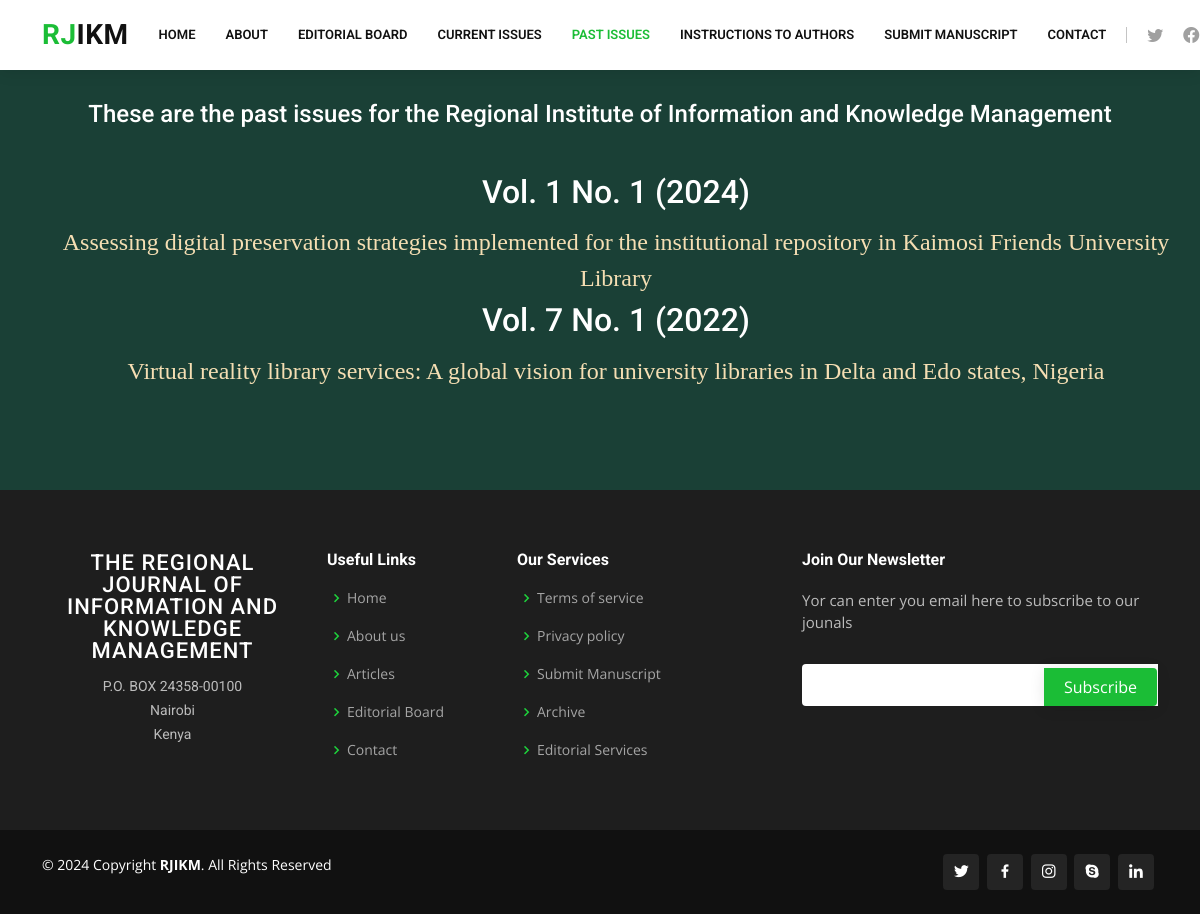
Before: /archives/ with the older database file.
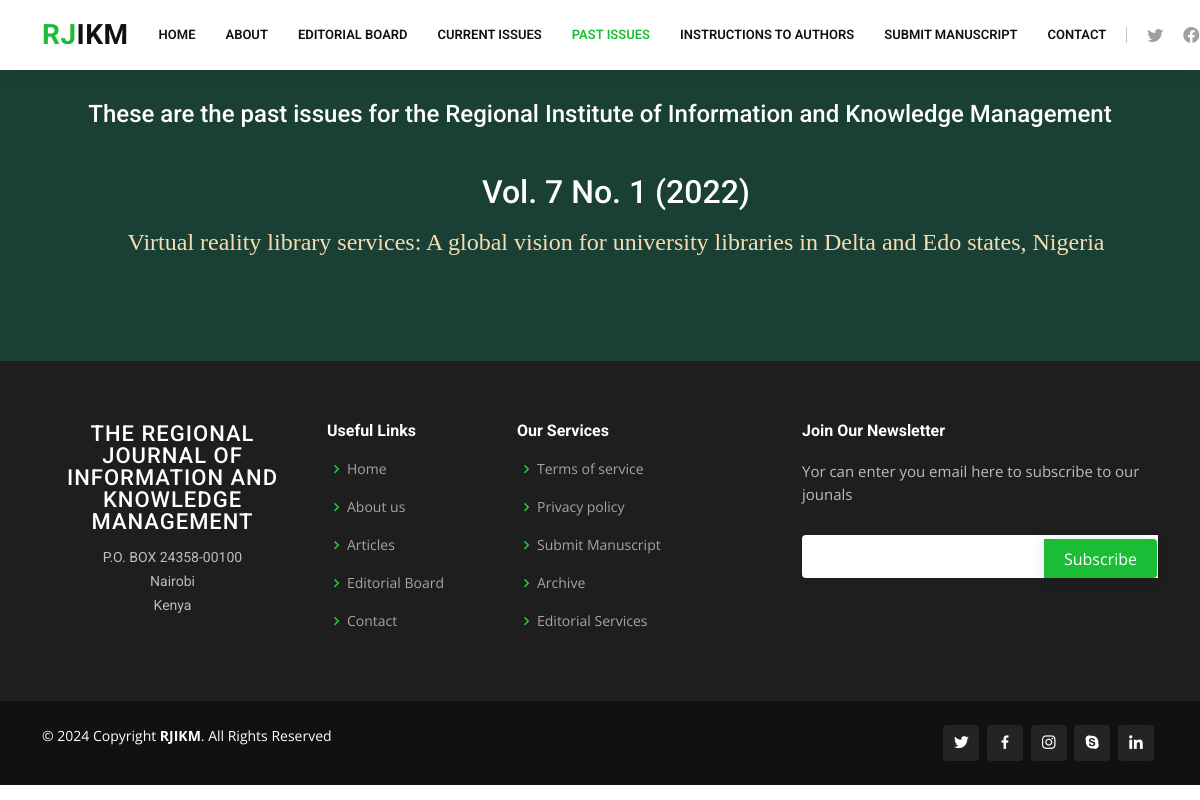
After: the same page with the newer database file.
### rjikm/models.py (models this page shows, shortened)
class Article(models.Model):
    title = models.CharField(max_length=400, default='Untitled')
    volume = models.IntegerField(default=1)
    number = models.IntegerField(default=1)
    year = models.IntegerField(default=2022)
    authors = models.ManyToManyField(Author, related_name='articles')
    abstract_title = models.CharField(max_length=100, default='Abstract')
    abstract = models.TextField(default='No abstract provided')
    keyword_title = models.CharField(max_length=100, default="Keyword")
    keywords = models.CharField(max_length=200, default='None')
    pdf_doc = models.FileField(upload_to='rjikm/uploads/', default='Untitled')
    is_archived = models.BooleanField(default=False)
    def display_authors(self):
        return ', '.join(author.name for author in self.authors.all())
    display_authors.short_description = 'Authors'

### rjikm/views.py (the view)
# urls.py: path('archives/', views.archived_articles, name='archived_articles'),
def archived_articles(request):
    articles = Article.objects.filter(is_archived=True).order_by('-year', '-volume', '-number')
    return render(request, 'rjikm/archived_articles.html', {'articles': articles})

### rjikm/templates/rjikm/archived_articles.html
{% extends "rjikm/layoutarchive.html" %}
{% block body %}
    <section style="background-color: #1a4036; margin:0px 0px 0px 0px; padding: 100px 0px 80px;">
        <div style=" text-align:center; color: white; font-family: Times New Roman, Times, serif; font-size: 24px;">
            <h4>These are the past issues for the Regional Institute of Information and Knowledge Management</h4>
            <br />
            <ul style="display: inline-block; text-align: center; list-style: none;">
                {% for article in articles %}
                <h2 style="text-align:center;">Vol. {{article.volume }} No. {{article.number}} ({{article.year}})</h2>
                    <li style="padding: 5px;">
                        <a href="{% url 'article_view' article.id %}" style="text-align: left; color: wheat;" target="_blank">
                        {{ article.title }}</a></li>
                {% endfor %}
            </ul>
        </div>
    </section>
{% endblock %}

### rjikm/templates/rjikm/layoutarchive.html (shortened to what this page needs)
{% load static %}
<!DOCTYPE html>
<html lang="en">
<head>
  <link href="{% static 'vendor/animate.css/animate.min.css' %}" rel="stylesheet">
  <link href="{% static 'vendor/aos/aos.css' %}" rel="stylesheet">
  <link href="{% static 'vendor/bootstrap/css/bootstrap.min.css' %}" rel="stylesheet">
  <link href="{% static 'vendor/bootstrap-icons/bootstrap-icons.css' %}" rel="stylesheet">
  <link href="{% static 'vendor/boxicons/css/boxicons.min.css' %}" rel="stylesheet">
  <link href="{% static 'vendor/glightbox/css/glightbox.min.css' %}" rel="stylesheet">
  <link href="{% static 'vendor/remixicon/remixicon.css' %}" rel="stylesheet">
  <link href="{% static 'vendor/swiper/swiper-bundle.min.css' %}" rel="stylesheet">
    <link href="{% static 'rjikm/style.css' %}" rel="stylesheet">
</head>
<body>
 <header id="header" class="fixed-top">
    <div class="container d-flex align-items-center">
      <h1 class="logo me-auto"><a href="{% url 'index' %}"><span>RJ</span>IKM</a></h1>
      <nav id="navbar" class="navbar order-last order-lg-0">
        <ul>
          <li><a href="{% url 'index' %}" >Home</a></li>
          <li class="dropdown"><a href="{% url 'about' %}"><span>About</span></a>
          <li><a href="{% url 'editorial' %}">Editorial Board</a></li>
          <li><a href="{% url 'current_articles' %}" >Current Issues</a></li>
          <li><a href="{% url 'archived_articles' %}" class="active">Past Issues</a></li>
          <li><a href="{% url 'authorInstructions' %}"> Instructions to Authors</a></li>
          <li><a href="{% url 'login' %}">Submit Manuscript</a></li>
          <li><a href="{% url 'contact' %}">Contact</a></li>
        </ul>
      </nav>
      <div class="header-social-links d-flex">
        <a href="#" class="twitter"><i class="bu bi-twitter"></i></a>
        <a href="#" class="facebook"><i class="bu bi-facebook"></i></a>
      </div>
    </div>
  </header>
      {% block body %}
      {% endblock %}
<footer id="footer">
    <div class="footer-top">
      <div class="container">
        <div class="row">
          <div class="col-lg-3 col-md-6 footer-contact">
            <h3 style="text-align: center;">The Regional Journal of Information and Knowledge Management</h3>
            <p style="text-align: center;">
              P.O. BOX 24358-00100 <br>
              Nairobi<br>
               Kenya <br><br>
            </p>
          </div>
          <div class="col-lg-2 col-md-6 footer-links">
            <h4>Useful Links</h4>
            <ul>
              <li><i class="bx bx-chevron-right"></i> <a href="{% url 'index' %}">Home</a></li>
              <li><i class="bx bx-chevron-right"></i> <a href="{% url 'about' %}">About us</a></li>
              <li><i class="bx bx-chevron-right"></i> <a href="{% url 'articles' %}">Articles</a></li>
              <li><i class="bx bx-chevron-right"></i> <a href="{% url 'editorial' %}">Editorial Board</a></li>
              <li><i class="bx bx-chevron-right"></i> <a href="{% url 'contact' %}">Contact</a></li>
            </ul>
          </div>
          <div class="col-lg-3 col-md-6 footer-links">
            <h4>Our Services</h4>
            <ul>
             <li><i class="bx bx-chevron-right"></i> <a href="{% url 'authorInstructions' %}">Terms of service</a></li>
              <li><i class="bx bx-chevron-right"></i> <a href="{% url 'contact' %}">Privacy policy</a></li>
              <li><i class="bx bx-chevron-right"></i> <a href="{% url 'submit' %}">Submit Manuscript</a></li>
              <li><i class="bx bx-chevron-right"></i> <a href="#">Archive</a></li>
              <li><i class="bx bx-chevron-right"></i> <a href="{% url 'editorial' %}">Editorial Services</a></li>
            </ul>
          </div>
          <div class="col-lg-4 col-md-6 footer-newsletter">
            <h4>Join Our Newsletter</h4>
            <p>Yor can enter you email here to subscribe to our jounals</p>
            <form action="" method="post">
              <input type="email" name="email"><input type="submit" value="Subscribe">
            </form>
          </div>
        </div>
      </div>
    </div>
    <div class="container d-md-flex py-4">
      <div class="me-md-auto text-center text-md-start">
        <div class="copyright">
          &copy; <script>document.write(new Date().getFullYear());</script> Copyright <strong><span>RJIKM</span></strong>. All Rights Reserved
        </div>
        <div class="credits">
        </div>
      </div>
      <div class="social-links text-center text-md-right pt-3 pt-md-0">
        <a href="#" class="twitter"><i class="bx bxl-twitter"></i></a>
        <a href="#" class="facebook"><i class="bx bxl-facebook"></i></a>
        <a href="#" class="instagram"><i class="bx bxl-instagram"></i></a>
        <a href="#" class="google-plus"><i class="bx bxl-skype"></i></a>
        <a href="#" class="linkedin"><i class="bx bxl-linkedin"></i></a>
      </div>
    </div>
  </footer>
</body>
</html>

### rjikm/static/rjikm/style.css (style rules this page uses)
body { font-family: "Open Sans", sans-serif; color: #4d4643; }
a { color: #1bbd36; text-decoration: none; }
h1, h2, h3, h4, h5, h6 { font-family: "Roboto", sans-serif; }
input[type=submit] { background-color: #04AA6D; border: none; color: #ffffff; text-decoration: none; padding: 20px 20px; margin: 4px 5px 0px 100px; cursor: pointer; }
#header { background: white; transition: all 0.5s; z-index: 997; padding: 15px 0; box-shadow: 0px 2px 15px rgba(0, 0, 0, 0.1); }
#header .logo { font-size: 28px; margin: 0; padding: 0; line-height: 1; font-weight: 700; letter-spacing: 0.5px; text-transform: uppercase; }
#header .logo a { color: #111; }
#header .logo a span { color: #1bbd36; }
.header-social-links { margin-left: 20px; border-left: 1px solid #c4c4c4; }
.header-social-links a { color: #a0a0a0; display: inline-block; line-height: 0px; transition: 0.3s; padding-left: 20px; }
.header-social-links a i { line-height: 0; }
.navbar { padding: 0; }
.navbar ul { margin: 0; padding: 0; display: flex; list-style: none; align-items: center; }
.navbar li { position: relative; }
.navbar a, .navbar a:focus { display: flex; align-items: center; justify-content: space-between; padding: 10px 0 10px 30px; font-family: "Roboto", sans-serif; font-size: 13px; font-weight: 600; color: #111; white-space: nowrap; text-transform: uppercase; transition: 0.3s; }
.navbar a:hover, .navbar .active, .navbar .active:focus, .navbar li:hover>a { color: #1bbd36; }
section { padding: 60px 0; overflow: hidden; }
#footer { color: #fff; font-size: 14px; background: #111; }
#footer .footer-top { padding: 60px 0 30px 0; background: #1e1e1e; }
#footer .footer-top .footer-contact { margin-bottom: 30px; }
#footer .footer-top .footer-contact h3 { font-size: 22px; margin: 0 0 10px 0; padding: 2px 0 2px 0; line-height: 1; font-weight: 500; letter-spacing: 1px; text-transform: uppercase; color: #fff; }
#footer .footer-top .footer-contact p { font-size: 14px; line-height: 24px; margin-bottom: 0; font-family: "Roboto", sans-serif; color: rgba(255, 255, 255, 0.7); }
#footer .footer-top h4 { font-size: 16px; font-weight: bold; color: #fff; position: relative; padding-bottom: 12px; }
#footer .footer-top .footer-links { margin-bottom: 30px; }
#footer .footer-top .footer-links ul { list-style: none; padding: 0; margin: 0; }
#footer .footer-top .footer-links ul i { padding-right: 2px; color: #1ed33c; font-size: 18px; line-height: 1; }
#footer .footer-top .footer-links ul li { padding: 10px 0; display: flex; align-items: center; }
#footer .footer-top .footer-links ul li:first-child { padding-top: 0; }
#footer .footer-top .footer-links ul a { color: rgba(255, 255, 255, 0.6); transition: 0.3s; display: inline-block; line-height: 1; }
#footer .footer-newsletter { font-size: 15px; color: rgba(255, 255, 255, 0.7); }
#footer .footer-newsletter h4 { font-size: 16px; font-weight: bold; color: #fff; position: relative; padding-bottom: 12px; }
#footer .footer-newsletter form { margin-top: 30px; background: #fff; padding: 6px 10px; position: relative; border-radius: 4px 0 0 4px; text-align: left; }
#footer .footer-newsletter form input[type=email] { border: 0; padding: 4px 8px; width: calc(100% - 100px); }
#footer .footer-newsletter form input[type=submit] { position: absolute; top: 0; right: -4px; bottom: 0; border: 0; background: none; font-size: 16px; padding: 0 20px; background: #1bbd36; color: #fff; transition: 0.3s; border-radius: 0 4px 4px 0; box-shadow: 0px 2px 15px rgba(0, 0, 0, 0.1); }
#footer .credits { padding-top: 5px; font-size: 13px; color: #fff; }
#footer .social-links a { font-size: 18px; display: inline-block; background: rgba(255, 255, 255, 0.08); color: #fff; line-height: 1; padding: 8px 0; margin-right: 4px; border-radius: 4px; text-align: center; width: 36px; height: 36px; transition: 0.3s; }

Changed rows visible on the page:
no longer on this page (row edited): Article: volume "1", number "1", year "2024", title "Assessing digital preservation strategies implemented for the institutional repository in Kaimosi Friends University Library"
